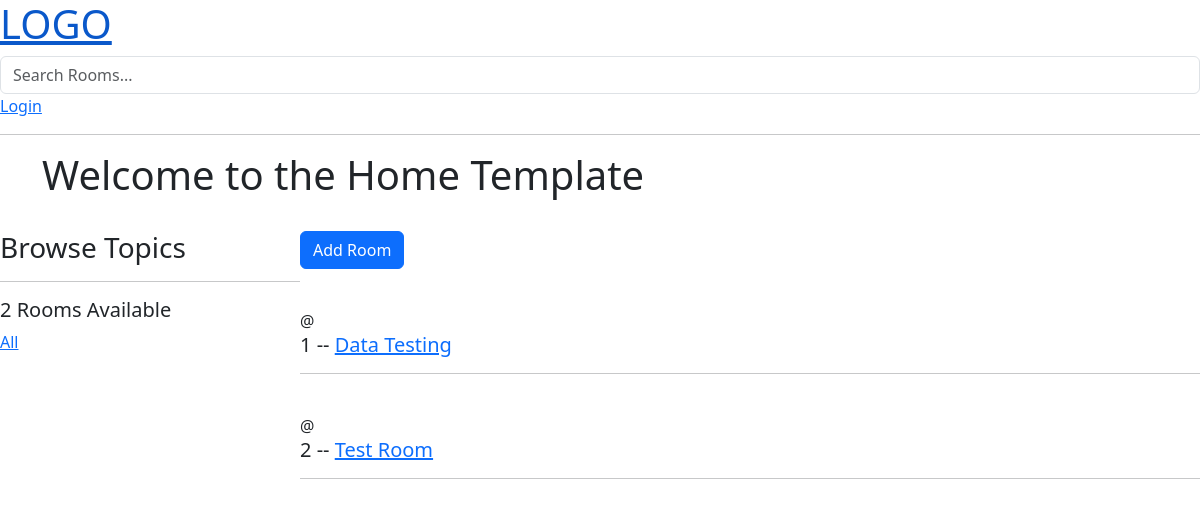
/, run on an earlier commit of the app's database.
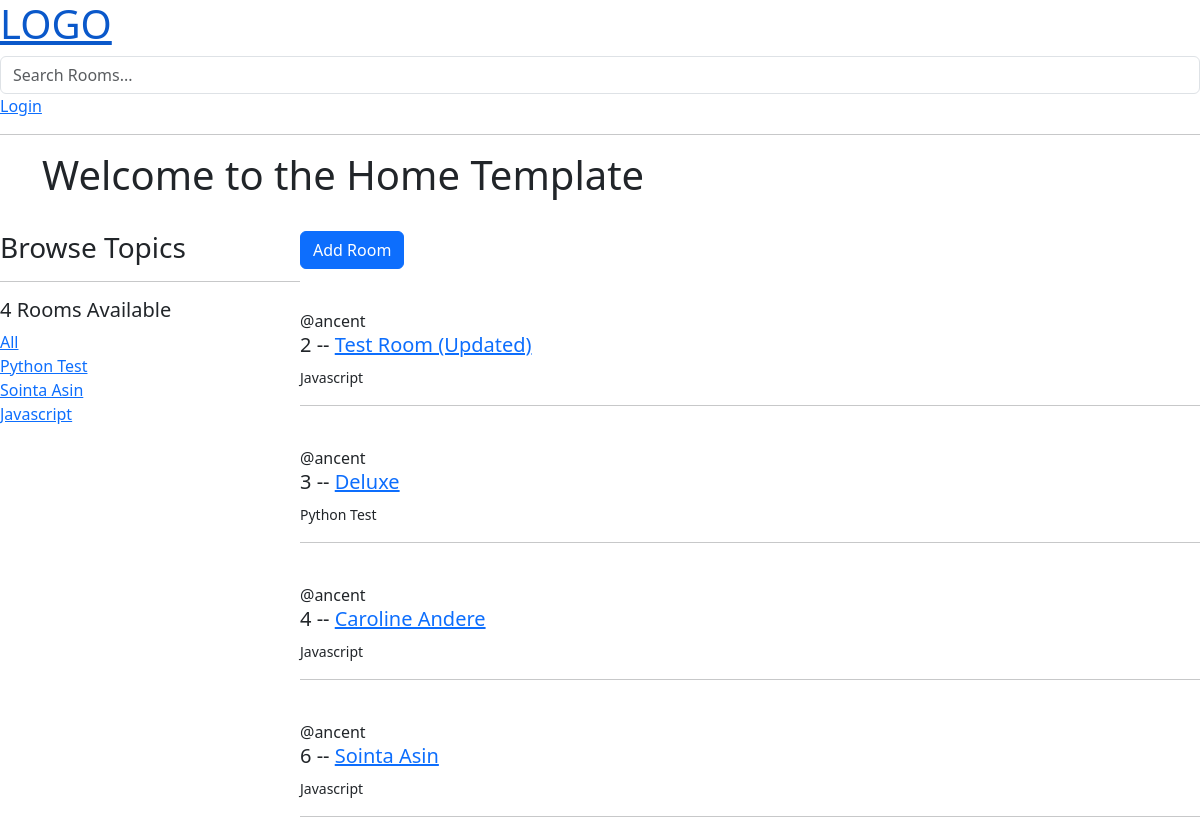
And on a later commit of the database.
### base/models.py (models this page shows)
class Room(models.Model):
    host = models.ForeignKey(User, on_delete=models.SET_NULL, null=True)
    topic = models.ForeignKey(Topic, on_delete=models.SET_NULL, null=True)
    name = models.CharField('Name', max_length=200)
    description = models.TextField(null=True, blank=True)
    updated_at = models.DateTimeField(auto_now=True)
    created_at = models.DateTimeField(auto_now_add=True)

class Topic(models.Model):
    name = models.CharField(max_length=200)
    def __str__(self):
        return self.name

### base/views.py (the view)
# urls.py: path('', views.home, name="home"),
def home(request):
    q = request.GET.get('q') if request.GET.get('q') != None else ''
    rooms = Room.objects.filter(
        Q(topic__name__icontains=q) |
        Q(name__icontains=q) |
        Q(description__icontains=q)
        )
    topics = Topic.objects.all()
    room_count = rooms.count()
    context = {'rooms': rooms, 'topics': topics, 'room_count': room_count}
    return render(request, 'base/home.html', context)

### base/templates/base/home.html (shortened to what this page needs)
{% extends 'main.html' %}
{% block content %}
<div class="container">
    <h1>Welcome to the Home Template</h1><br/>
</div>
<div class="home-container">
    <div>
        <h3>Browse Topics</h3>
        <hr>
        <div>
            <h5>{{room_count}} Rooms Available</h5>
            <a href="{% url 'home' %}">All</a>
        </div>
        {% for topic in topics %}
        <div>
            <a href="{% url 'home' %}?q={{topic.name}}">{{topic}}</a>
        </div>
        {% endfor %}
    </div>
    <div>
        <a href="{% url 'create-room' %}" class="btn btn-primary">Add Room</a>
        <div >
            {% for room in rooms %}
            <div class="ml-5 mt-3 mb-3">
                <br>
                <span>@{{ room.host.username }}</span>
                <h5>{{room.id}} -- <a href="{% url 'room' room.id %}">{{room.name}}</a></h5>
                <small>{{room.topic.name}}</small>
                <hr>
            </div>
            {% endfor %}
        </div>
    </div>
</div>
{% endblock content %}

What changed in the data, as far as the page shows it:
removed Room: id "1", name "Data Testing"
added Topic: name "Python Test"
added Topic: name "Sointa Asin"
added Topic: name "Javascript"
changed Room id 2: host.username (not shown) → "ancent"; name "Test Room" → "Test Room (Updated)"; topic.name (not shown) → "Javascript"
added Room: host.username "ancent", id "3", name "Deluxe", topic.name "Python Test"
added Room: host.username "ancent", id "4", name "Caroline Andere", topic.name "Javascript"
added Room: host.username "ancent", id "6", name "Sointa Asin", topic.name "Javascript"
Also different on the page:
{{ room_count }}: "2" → "4"
